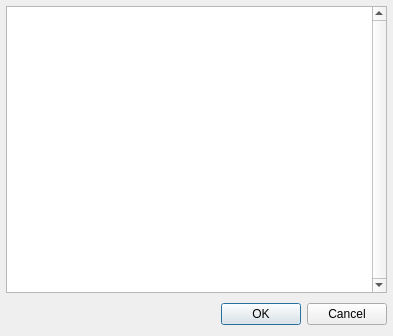
<ui version="4.0" >
 <author></author>
 <comment></comment>
 <exportmacro></exportmacro>
 <class>InformationDialog</class>
 <widget class="QDialog" name="InformationDialog" >
  <property name="geometry" >
   <rect>
    <x>0</x>
    <y>0</y>
    <width>393</width>
    <height>336</height>
   </rect>
  </property>
  <property name="windowTitle" >
   <string>Dialog</string>
  </property>
  <layout class="QVBoxLayout" >
   <property name="margin" >
    <number>6</number>
   </property>
   <property name="spacing" >
    <number>6</number>
   </property>
   <item>
    <layout class="QVBoxLayout" >
     <property name="margin" >
      <number>0</number>
     </property>
     <property name="spacing" >
      <number>6</number>
     </property>
     <item>
      <widget class="QTextEdit" name="textEdit" >
       <property name="verticalScrollBarPolicy" >
        <enum>Qt::ScrollBarAlwaysOn</enum>
       </property>
       <property name="readOnly" >
        <bool>true</bool>
       </property>
      </widget>
     </item>
     <item>
      <layout class="QHBoxLayout" >
       <property name="margin" >
        <number>0</number>
       </property>
       <property name="spacing" >
        <number>6</number>
       </property>
       <item>
        <spacer>
         <property name="orientation" >
          <enum>Qt::Horizontal</enum>
         </property>
         <property name="sizeHint" >
          <size>
           <width>131</width>
           <height>31</height>
          </size>
         </property>
        </spacer>
       </item>
       <item>
        <widget class="QPushButton" name="okButton" >
         <property name="text" >
          <string>OK</string>
         </property>
        </widget>
       </item>
       <item>
        <widget class="QPushButton" name="cancelButton" >
         <property name="text" >
          <string>Cancel</string>
         </property>
        </widget>
       </item>
      </layout>
     </item>
    </layout>
   </item>
  </layout>
 </widget>
 <pixmapfunction></pixmapfunction>
 <resources/>
 <connections>
  <connection>
   <sender>okButton</sender>
   <signal>clicked()</signal>
   <receiver>InformationDialog</receiver>
   <slot>accept()</slot>
   <hints>
    <hint type="sourcelabel" >
     <x>278</x>
     <y>253</y>
    </hint>
    <hint type="destinationlabel" >
     <x>96</x>
     <y>254</y>
    </hint>
   </hints>
  </connection>
  <connection>
   <sender>cancelButton</sender>
   <signal>clicked()</signal>
   <receiver>InformationDialog</receiver>
   <slot>reject()</slot>
   <hints>
    <hint type="sourcelabel" >
     <x>369</x>
     <y>253</y>
    </hint>
    <hint type="destinationlabel" >
     <x>179</x>
     <y>282</y>
    </hint>
   </hints>
  </connection>
 </connections>
</ui>
